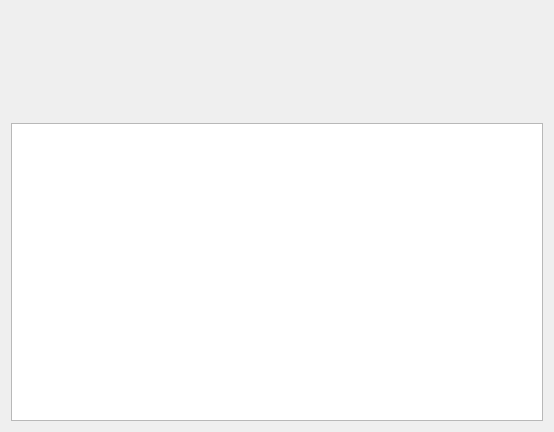
<?xml version="1.0" encoding="UTF-8"?>
<ui version="4.0">
 <class>MusicMenu</class>
 <widget class="QWidget" name="MusicMenu">
  <property name="geometry">
   <rect>
    <x>0</x>
    <y>0</y>
    <width>554</width>
    <height>432</height>
   </rect>
  </property>
  <property name="minimumSize">
   <size>
    <width>282</width>
    <height>0</height>
   </size>
  </property>
  <property name="windowTitle">
   <string>Form</string>
  </property>
  <layout class="QVBoxLayout" name="verticalLayout">
   <item>
    <layout class="QHBoxLayout" name="horizontalLayout">
     <item>
      <widget class="MusicPlayer" name="widget" native="true">
       <property name="minimumSize">
        <size>
         <width>282</width>
         <height>106</height>
        </size>
       </property>
       <property name="maximumSize">
        <size>
         <width>282</width>
         <height>106</height>
        </size>
       </property>
      </widget>
     </item>
     <item>
      <spacer name="horizontalSpacer">
       <property name="orientation">
        <enum>Qt::Horizontal</enum>
       </property>
       <property name="sizeHint" stdset="0">
        <size>
         <width>40</width>
         <height>20</height>
        </size>
       </property>
      </spacer>
     </item>
    </layout>
   </item>
   <item>
    <widget class="QListView" name="listView"/>
   </item>
  </layout>
 </widget>
 <customwidgets>
  <customwidget>
   <class>MusicPlayer</class>
   <extends>QWidget</extends>
   <header>Music/MusicPlayer.h</header>
   <container>1</container>
  </customwidget>
 </customwidgets>
 <resources/>
 <connections/>
</ui>
